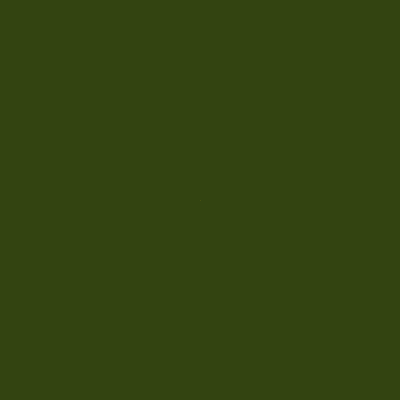
Frame 1 (no input)
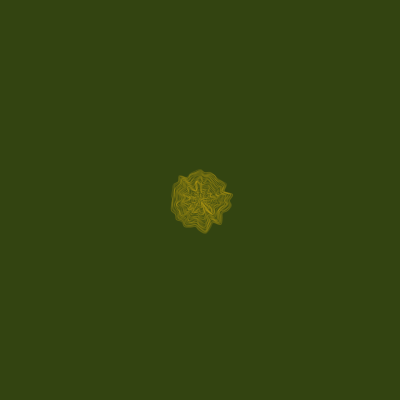
Frame 60 (the mouse pressed at the canvas centre just before this capture)
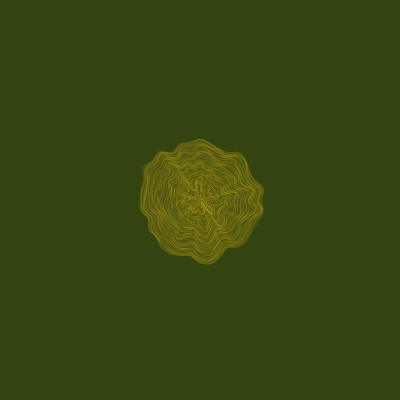
Frame 120 (the mouse held since frame 60 and released just before this capture)

The Processing sketch that drew these frames (run headless with seeded random() and noise(); from frame 60 on, the mouse is pressed at the canvas centre):

// Processing sketch: processing_107079
// ── processing_107079.pde

int N = 36;

float[] strandX = new float[N];
float[] strandY = new float[N];

void drawStrand() {

    beginShape();
    for (int i = 0; i < N; i++)
        curveVertex(strandX[i], strandY[i]);
    curveVertex(strandX[0], strandY[0]);
    curveVertex(strandX[1], strandY[1]);
    curveVertex(strandX[2], strandY[2]);
    endShape();
    
    for (int i = 0; i < N; i++) {
        float s = random(1);
        float theta = i * TWO_PI / N;
        strandX[i] += s * cos(theta);
        strandY[i] += s * sin(theta);
    }
}

void clear() {
    for (int i = 0; i < N; i++) {
        strandX[i] = 0;
        strandY[i] = 0;
    }
    background(0x33, 0x44, 0x11);
}

void mouseClicked() {
    clear();
}

void setup() {
    size(400, 400);
    clear();
}

void draw() {
    stroke(0xbb, 0x99, 0x11, 0x33);
    noFill();
    translate(0.5 * width, 0.5 * height);
    drawStrand();
}
